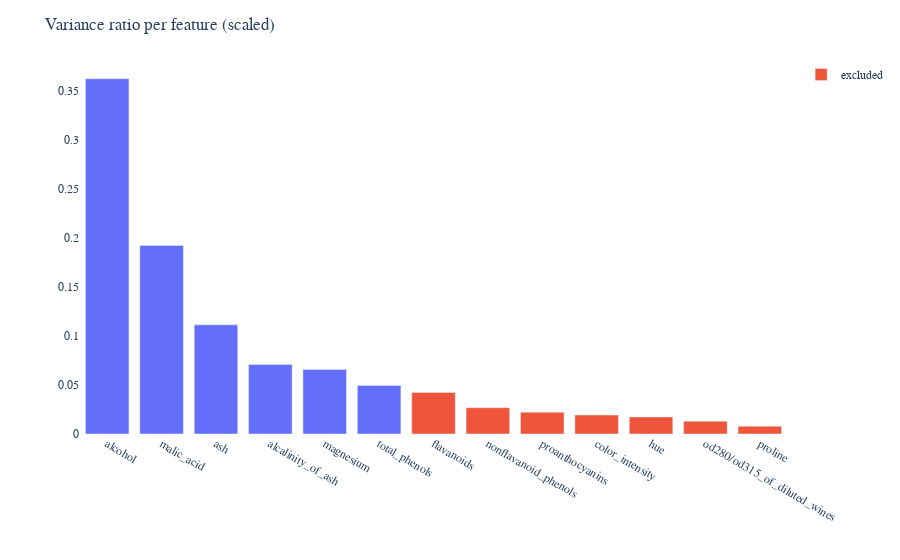

Source (notebook cell):
### Markdown cell above
### Variance ratio

### Code cell
fig = px.bar(x = key_features, y = variance_ratio[:pca_id])
fig.add_bar(x = feature_names[pca_id:], y = variance_ratio[pca_id:], name ='excluded')

fig.update_layout(
    title = 'Variance ratio per feature (scaled)',
    plot_bgcolor = 'rgba(0,0,0,0)',
    font = dict(family = 'sans-serif'))

fig.update_xaxes(title = '')
fig.update_yaxes(title = '')
fig.update_traces(hovertemplate = '<b>Feature:</b> %{x}<br><b>Variance ratio:</b> %{y:.3f}')
fig.show()

### Figure 1 — Plotly figure (JSON) as saved in the notebook; plotly's stock layout.template omitted (floating-point values rounded to 4 significant figures)
{"data": [{"alignmentgroup": "True", "hovertemplate": "<b>Feature:</b> %{x}<br><b>Variance ratio:</b> %{y:.3f}", "legendgroup": "", "marker": {"color": "#636efa", "pattern": {"shape": ""}}, "name": "", "offsetgroup": "", "orientation": "v", "showlegend": false, "textposition": "auto", "type": "bar", "x": ["alcohol", "malic_acid", "ash", "alcalinity_of_ash", "magnesium", "total_phenols"], "xaxis": "x", "y": [0.362, 0.1921, 0.1112, 0.07069, 0.06563, 0.04936], "yaxis": "y"}, {"hovertemplate": "<b>Feature:</b> %{x}<br><b>Variance ratio:</b> %{y:.3f}", "name": "excluded", "type": "bar", "x": ["flavanoids", "nonflavanoid_phenols", "proanthocyanins", "color_intensity", "hue", "od280/od315_of_diluted_wines", "proline"], "y": [0.04239, 0.02681, 0.02222, 0.0193, 0.01737, 0.01298, 0.007952]}], "layout": {"barmode": "relative", "font": {"family": "sans-serif"}, "legend": {"tracegroupgap": 0}, "margin": {"t": 60}, "plot_bgcolor": "rgba(0,0,0,0)", "title": {"text": "Variance ratio per feature (scaled)"}, "xaxis": {"anchor": "y", "domain": [0, 1], "title": {"text": ""}}, "yaxis": {"anchor": "x", "domain": [0, 1], "title": {"text": ""}}}}
